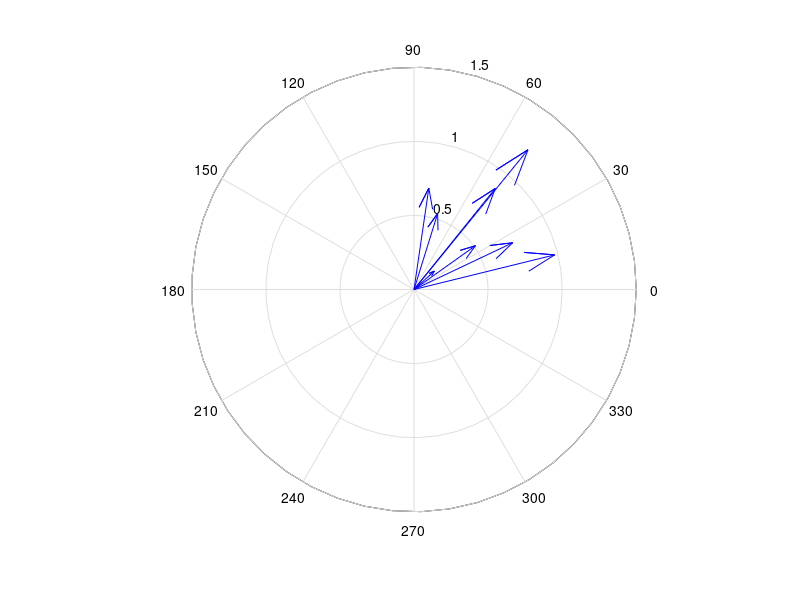

MATLAB code for this plot: (Note: this script raises an error after producing the figure.)
%=============================================================================
% Copyright (c) 2026-present Allan CORNET (Nelson)
%=============================================================================
% This file is part of Nelson.
%=============================================================================
% LICENCE_BLOCK_BEGIN
% SPDX-License-Identifier: LGPL-3.0-or-later
% LICENCE_BLOCK_END
%=============================================================================
% <--ADV-CLI MODE-->
%=============================================================================
% compass draws one Line object per vector (arrows from the origin).
f = figure('Visible', 'off');
h = compass(rand(1, 8), rand(1, 8));
asserts.istrue(~isempty(h));
asserts.istrue(all(isgraphics(h, 'line')));
asserts.istrue(all(strcmp(get(h, 'Type'), 'line')));
asserts.isequal(size(h), [8 1]);
asserts.isequal(get(ancestor(h(1), 'axes'), 'Type'), 'axes');
close(f);
%=============================================================================
f = figure('Visible', 'off');
h = compass([1 + 2i, 2 - 1i, -1 + 1i]);
ax = ancestor(h(1), 'axes');
asserts.isequal(ax.XTick, -2:2);
close(f);
%=============================================================================
% Each arrow is a shaft plus a two-segment arrowhead scaled by the vector.
f = figure('Visible', 'off');
h = compass([1 0], [0 1]);
asserts.isequal(size(h), [2 1]);
asserts.isapprox(h(1).XData, [0 1 0.8 1 0.8], 1e-12);
asserts.isapprox(h(1).YData, [0 0 0.08 0 -0.08], 1e-12);
asserts.isapprox(h(2).XData, [0 0 -0.08 0 0.08], 1e-12);
asserts.isapprox(h(2).YData, [0 1 0.8 1 0.8], 1e-12);
close(f);
%=============================================================================
% compass(Z) uses the real and imaginary parts as U and V.
f = figure('Visible', 'off');
h = compass(complex(1, 1));
asserts.isequal(size(h), [1 1]);
asserts.istrue(isgraphics(h, 'line'));
asserts.isapprox(h.XData, [0 1 0.72 1 0.88], 1e-12);
asserts.isapprox(h.YData, [0 1 0.88 1 0.72], 1e-12);
close(f);
%=============================================================================
% Every arrow shares the same default color (no color cycling).
f = figure('Visible', 'off');
h = compass([1 3 2], [2 1 -1]);
asserts.isequal(h(1).Color, h(2).Color);
asserts.isequal(h(1).Color, h(3).Color);
asserts.isequal(h(1).LineWidth, 0.5);
asserts.isequal(h(1).Marker, 'none');
close(f);
%=============================================================================
% An explicit parent axes receives the arrows.
f = figure('Visible', 'off');
ax = axes();
h = compass(ax, [1 2], [3 4]);
asserts.isequal(h(1).Parent, ax);
asserts.isequal(h(2).Parent, ax);
close(f);
%=============================================================================
f = figure('Visible', 'off');
h = compass([1 2], [3 4], '-r');
asserts.isequal(h(1).Color, [1 0 0]);
asserts.isequal(h(2).Color, [1 0 0]);
close(f);
%=============================================================================
f = figure('Visible', 'off');
h = compass([1 2], [3 4], '--b', 'LineWidth', 2);
asserts.isequal(h(1).Color, [0 0 1]);
asserts.isequal(h(1).LineStyle, '--');
asserts.isequal(h(1).LineWidth, 2);
close(f);
%=============================================================================
f = figure('Visible', 'off');
h = compass([1 2], [3 4], 'LineWidth', 2);
asserts.isequal(h(1).LineWidth, 2);
close(f);
%=============================================================================
% A marker in the LineSpec is honored.
f = figure('Visible', 'off');
h = compass([1 2], [3 4], '-or');
asserts.isequal(h(1).Color, [1 0 0]);
asserts.isequal(h(1).Marker, 'o');
close(f);
%=============================================================================
% Matrix input produces one arrow per element (column-major).
f = figure('Visible', 'off');
h = compass([1 0; 0 1], [0 1; 1 0]);
asserts.isequal(size(h), [4 1]);
asserts.isapprox(h(1).XData, [0 1 0.8 1 0.8], 1e-12);
asserts.isapprox(h(2).XData, [0 0 -0.08 0 0.08], 1e-12);
close(f);
%=============================================================================
caught = false;
try
  compass([1 2], [3 4 5]);
catch
  caught = true;
end
asserts.istrue(caught);
caught = false;
try
  compass({}, 1);
catch
  caught = true;
end
asserts.istrue(caught);
%=============================================================================
